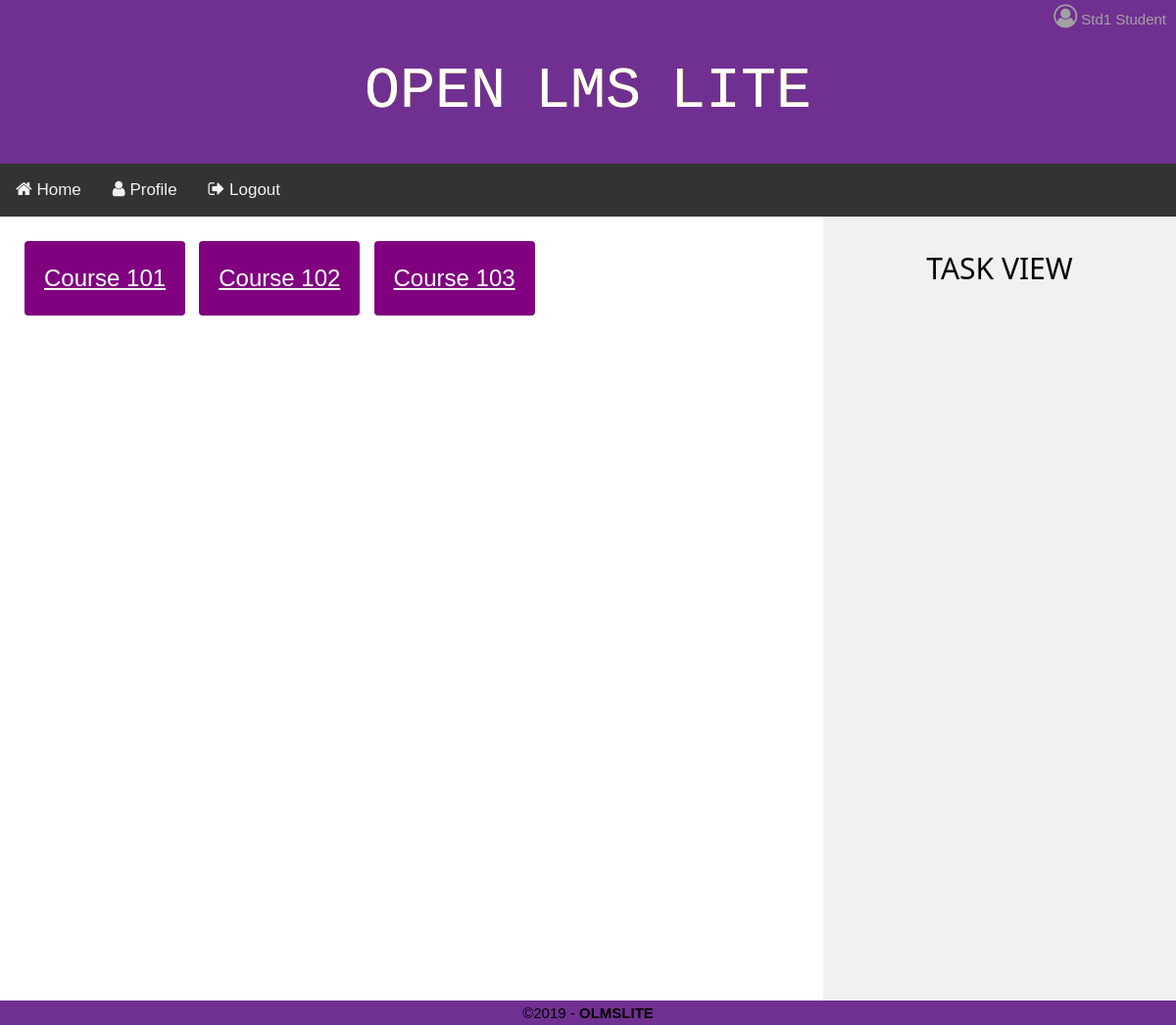
Before: / (signed in) with the older database file.
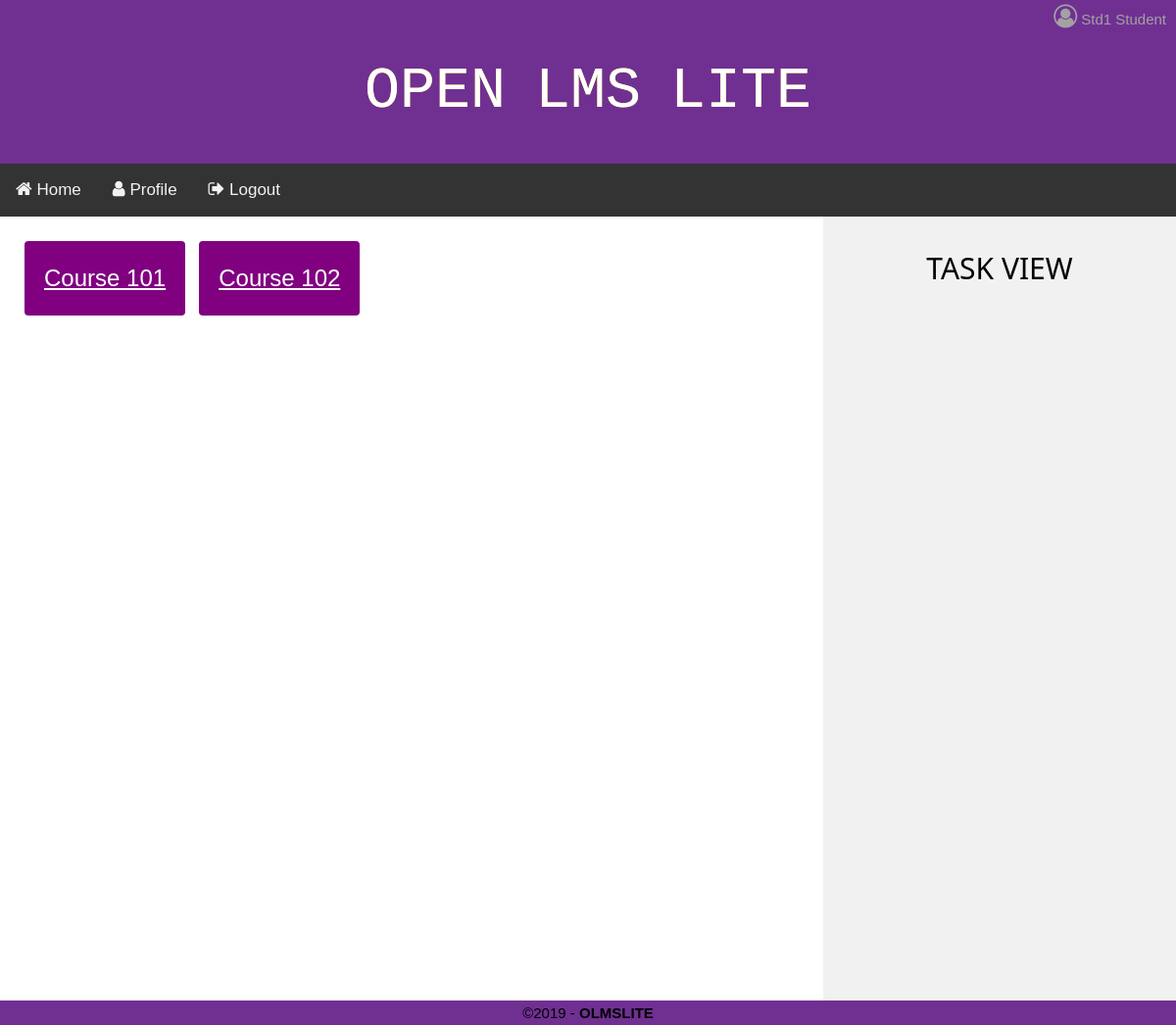
After: the same page with the newer database file.
### courses/models.py (models this page shows, shortened)
class Course(models.Model):
	prof			= models.ForeignKey('accounts.Professor', on_delete=models.CASCADE, blank=True, default=None)
	students		= models.ManyToManyField('accounts.Student')
	course_name 	= models.CharField(max_length=255, unique=True)
	description		= models.TextField(blank=True)
	quizes			= models.ManyToManyField(Quiz)
	surveys 		= models.ManyToManyField(Survey)
	homeworks		= models.ManyToManyField(Homework)

### LMSLite/views.py (the view, shortened to what this page needs)
# urls.py: url(r'^$', views.index, name='index'),
def index(request):
    context_dict = {}
    return render(request, 'index.html', context_dict)

### accounts/models.py (called while the page is built)
    @property
    def is_active(self):
        return self.active

### templates/index.html (shortened to what this page needs)
{% extends 'base.html' %}
{% load static %}
{% block content %}
    {% block extra_css %}
    <link rel="stylesheet" type = "text/css" href="{% static '/css/logo.css' %}">
    {% endblock %}
    <div class="row">
        {% if user.is_authenticated %}
            <div class="classList main w3-animate-opacity">
                {% for course in  user.courses.all %}
                    <a href="{% url 'course_page' id=course.id %}"><span>{{ course.course_name }}</span></a>
                {% endfor %}
            </div>
        {% endif %}
        <div class="side w3-center w3- w3-animate-right">
            {% if user.is_authenticated %}
                <h2>TASK VIEW</h2>
      {% endif %}
  </div>
</div>
{% endblock content %}

Changed rows visible on the page:
no longer on this page (row edited): Course: course_name "Course 103"
